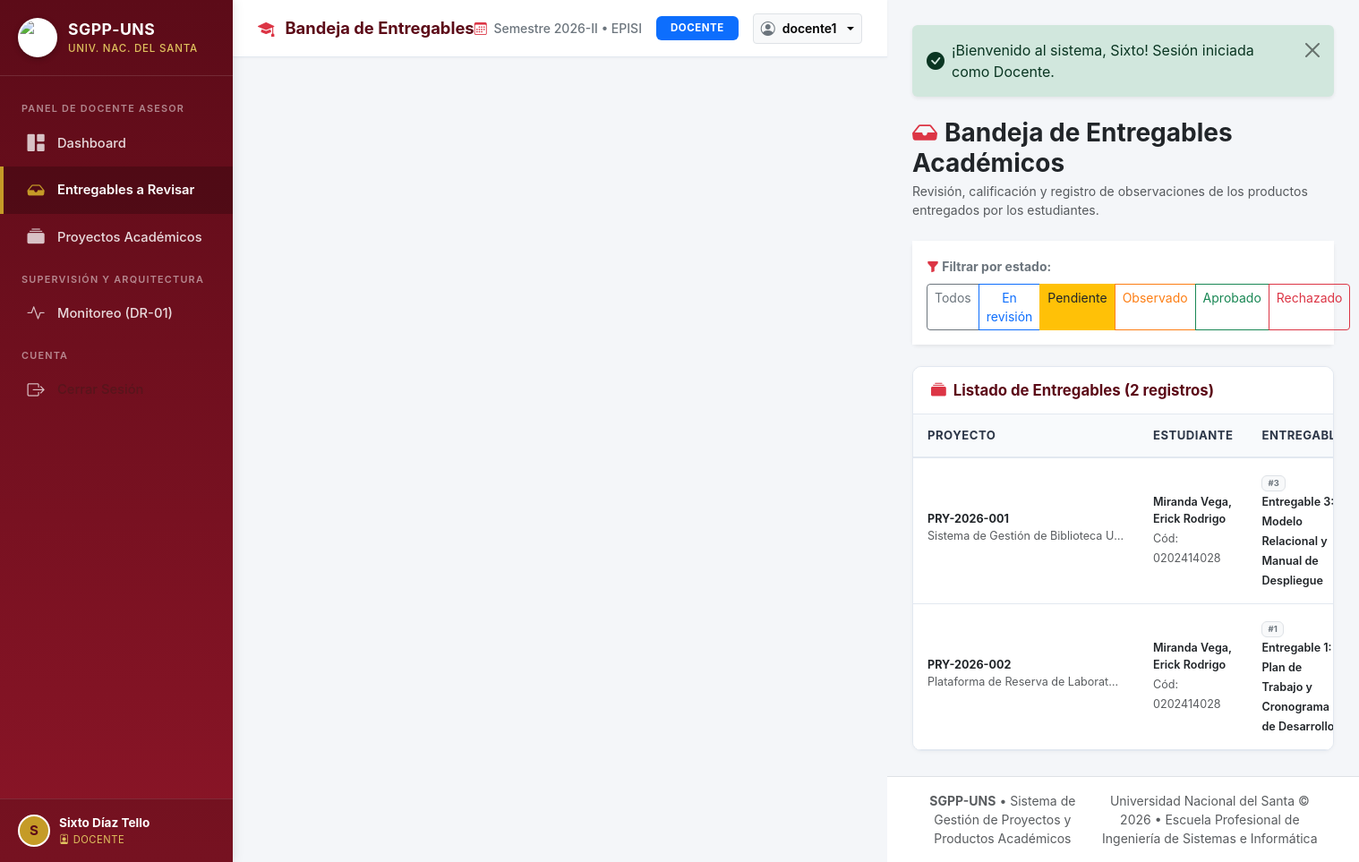
The app's page /entregables.php?estado=Pendiente (signed in) with its own data.
### tables this page shows
CREATE TABLE `entregables` (
    `id` INT AUTO_INCREMENT PRIMARY KEY,
    `proyecto_id` INT NOT NULL,
    `titulo` VARCHAR(200) NOT NULL,
    `descripcion` TEXT NULL,
    `numero_entregable` INT NOT NULL DEFAULT 1,
    `fecha_entrega` DATETIME DEFAULT CURRENT_TIMESTAMP,
    `estado` ENUM('Pendiente', 'En revisión', 'Observado', 'Aprobado', 'Rechazado') NOT NULL DEFAULT 'Pendiente',
    `docente_revisor_id` INT NULL,
    `fecha_revision` DATETIME NULL,
    `created_at` DATETIME DEFAULT CURRENT_TIMESTAMP,
    CONSTRAINT `fk_entregables_proyecto` FOREIGN KEY (`proyecto_id`) REFERENCES `proyectos` (`id`) ON DELETE CASCADE ON UPDATE CASCADE,
    CONSTRAINT `fk_entregables_docente` FOREIGN KEY (`docente_revisor_id`) REFERENCES `usuarios` (`id`) ON DELETE SET NULL ON UPDATE CASCADE
);

CREATE TABLE `proyectos` (
    `id` INT AUTO_INCREMENT PRIMARY KEY,
    `codigo_proyecto` VARCHAR(30) NOT NULL UNIQUE,
    `titulo` VARCHAR(255) NOT NULL,
    `descripcion` TEXT NOT NULL,
    `estudiante_id` INT NOT NULL,
    `linea_investigacion` VARCHAR(150) DEFAULT 'Sistemas de Información y Gestión del Conocimiento',
    `fecha_inicio` DATE NOT NULL,
    `fecha_fin_prevista` DATE NOT NULL,
    `estado` ENUM('Pendiente', 'En revisión', 'Observado', 'Aprobado', 'Rechazado') NOT NULL DEFAULT 'Pendiente',
    `created_at` DATETIME DEFAULT CURRENT_TIMESTAMP,
    `updated_at` DATETIME DEFAULT CURRENT_TIMESTAMP ON UPDATE CURRENT_TIMESTAMP,
    CONSTRAINT `fk_proyectos_estudiante` FOREIGN KEY (`estudiante_id`) REFERENCES `usuarios` (`id`) ON DELETE CASCADE ON UPDATE CASCADE
);

CREATE TABLE `usuarios` (
    `id` INT AUTO_INCREMENT PRIMARY KEY,
    `rol_id` INT NOT NULL,
    `usuario` VARCHAR(50) NOT NULL UNIQUE,
    `password` VARCHAR(255) NOT NULL,
    `nombres` VARCHAR(100) NOT NULL,
    `apellidos` VARCHAR(100) NOT NULL,
    `email` VARCHAR(150) NOT NULL UNIQUE,
    `codigo_universitario` VARCHAR(20) NULL,
    `escuela` VARCHAR(150) DEFAULT 'Ingeniería de Sistemas e Informática',
    `facultad` VARCHAR(150) DEFAULT 'Facultad de Ingeniería',
    `activo` TINYINT(1) DEFAULT 1,
    `created_at` DATETIME DEFAULT CURRENT_TIMESTAMP,
    CONSTRAINT `fk_usuarios_roles` FOREIGN KEY (`rol_id`) REFERENCES `roles` (`id`) ON UPDATE CASCADE
);

### models/Entregable.php (called while the page is built, shortened)
<?php
class Entregable {
    public static function obtenerParaDocente(?string $filtro_estado = null): array {
        try {
            $pdo = Database::getConnection();
            $sql = "SELECT e.*,
                           p.titulo AS proyecto_titulo,
                           p.codigo_proyecto,
                           u.nombres AS estudiante_nombres,
                           u.apellidos AS estudiante_apellidos,
                           u.codigo_universitario,
                           COUNT(a.id) AS total_archivos
                    FROM entregables e
                    INNER JOIN proyectos p ON e.proyecto_id = p.id
                    INNER JOIN usuarios u ON p.estudiante_id = u.id
                    LEFT JOIN archivos a ON e.id = a.entregable_id
                    WHERE 1=1 ";
            $params = [];
            if (!empty($filtro_estado)) {
                $sql .= " AND e.estado = :estado";
                $params[':estado'] = $filtro_estado;
            }
            $sql .= " GROUP BY e.id ORDER BY FIELD(e.estado, 'En revisión', 'Pendiente', 'Observado', 'Aprobado', 'Rechazado'), e.fecha_entrega DESC";
            $stmt = $pdo->prepare($sql);
            $stmt->execute($params);
            return $stmt->fetchAll();
        } catch (Exception $e) {
            error_log("Error cargando entregables para docente: " . $e->getMessage());
            return [];
        }
    }
}

### entregables.php (the view, shortened to what this page needs)
<?php
require_once __DIR__ . '/models/Entregable.php';
$filtroEstado = $_GET['estado'] ?? null;
$entregables = Entregable::obtenerParaDocente($filtroEstado);
include __DIR__ . '/includes/header.php';
include __DIR__ . '/includes/sidebar.php';
include __DIR__ . '/includes/navbar.php';
?>
<div class="d-flex flex-column flex-md-row align-items-md-center justify-content-between gap-3 mb-4">
    <div>
        <h3 class="fw-bold mb-1 text-dark">
            <i class="bi bi-inbox-fill text-danger me-2"></i>Bandeja de Entregables Académicos
        </h3>
        <p class="text-muted small mb-0">
            Revisión, calificación y registro de observaciones de los productos entregados por los estudiantes.
        </p>
    </div>
</div>
<div class="card border-0 shadow-sm mb-4">
    <div class="card-body p-3 bg-white">
        <form method="GET" action="entregables.php" class="row g-2 align-items-center">
            <div class="col-auto">
                <span class="small fw-bold text-secondary me-2"><i class="bi bi-funnel-fill text-danger"></i> Filtrar por estado:</span>
            </div>
            <div class="col-auto">
                <div class="btn-group btn-group-sm" role="group">
                    <a href="entregables.php" class="btn <?= empty($filtroEstado) ? 'btn-uns-primary' : 'btn-outline-secondary' ?>">Todos</a>
                    <a href="entregables.php?estado=En revisión" class="btn <?= $filtroEstado === 'En revisión' ? 'btn-primary' : 'btn-outline-primary' ?>">En revisión</a>
                    <a href="entregables.php?estado=Pendiente" class="btn <?= $filtroEstado === 'Pendiente' ? 'btn-warning text-dark' : 'btn-outline-warning' ?>">Pendiente</a>
                    <a href="entregables.php?estado=Observado" class="btn <?= $filtroEstado === 'Observado' ? 'btn-warning' : 'btn-outline-warning' ?>" style="background-color: <?= $filtroEstado === 'Observado' ? '#fd7e14' : 'transparent' ?>; color: <?= $filtroEstado === 'Observado' ? '#fff' : '#fd7e14' ?>; border-color: #fd7e14;">Observado</a>
                    <a href="entregables.php?estado=Aprobado" class="btn <?= $filtroEstado === 'Aprobado' ? 'btn-success' : 'btn-outline-success' ?>">Aprobado</a>
                    <a href="entregables.php?estado=Rechazado" class="btn <?= $filtroEstado === 'Rechazado' ? 'btn-danger' : 'btn-outline-danger' ?>">Rechazado</a>
                </div>
            </div>
        </form>
    </div>
</div>
<div class="uns-card">
    <div class="uns-card-header">
        <h5 class="uns-card-title">
            <i class="bi bi-collection-fill text-danger"></i> Listado de Entregables (<?= count($entregables) ?> registros)
        </h5>
    </div>
    <div class="uns-card-body p-0">
        <?php if (empty($entregables)): ?>
            <div class="text-center py-5 text-muted">
                <i class="bi bi-inbox fs-1 d-block mb-2 text-secondary opacity-50"></i>
                <p class="mb-0">No se encontraron entregables con el criterio seleccionado.</p>
            </div>
        <?php else: ?>
            <div class="table-responsive">
                <table class="table uns-table mb-0">
                    <thead>
                        <tr>
                            <th>Proyecto</th>
                            <th>Estudiante</th>
                            <th>Entregable</th>
                        </tr>
                    </thead>
                    <tbody>
                        <?php foreach ($entregables as $e): ?>
                        <tr>
                            <td>
                                <strong class="small d-block text-dark"><?= htmlspecialchars($e['codigo_proyecto']) ?></strong>
                                <span class="small text-muted text-truncate d-inline-block" style="max-width: 220px;">
                                    <?= htmlspecialchars($e['proyecto_titulo']) ?>
                                </span>
                            </td>
                            <td>
                                <div class="fw-semibold small text-dark">
                                    <?= htmlspecialchars($e['estudiante_apellidos'] . ', ' . $e['estudiante_nombres']) ?>
                                </div>
                                <small class="text-muted">Cód: <?= htmlspecialchars($e['codigo_universitario'] ?? '-') ?></small>
                            </td>
                            <td>
                                <span class="small fw-semibold text-dark">
                                    <span class="badge bg-light text-secondary border me-1">#<?= (int)$e['numero_entregable'] ?></span>
                                    <?= htmlspecialchars($e['titulo']) ?>
                                </span>
                            </td>
                        </tr>
                        <?php endforeach; ?>
                    </tbody>
                </table>
            </div>
        <?php endif; ?>
    </div>
</div>
<?php
include __DIR__ . '/includes/footer.php';
?>

### assets/css/uns-theme.css (style rules this page uses)
:root { --uns-red: #8B1527; --uns-red-dark: #5C0B18; --uns-red-light: #A52237; --uns-gold: #C59B27; --uns-gold-light: #DFC05E; --uns-gold-dark: #997415; --uns-bg: #F4F6F9; --uns-surface: #FFFFFF; --uns-text: #2D3748; --uns-text-muted: #718096; --uns-border: #E2E8F0; --uns-sidebar-width: 260px; }
body { font-family: -apple-system, BlinkMacSystemFont, "Segoe UI", Roboto, "Helvetica Neue", Arial, sans-serif; background-color: var(--uns-bg); color: var(--uns-text); min-height: 100vh; margin: 0; display: flex; flex-direction: column; }
.uns-card { background: var(--uns-surface); border: 1px solid var(--uns-border); border-radius: 10px; box-shadow: 0 1px 4px rgba(0, 0, 0, 0.04); transition: transform 0.2s ease, box-shadow 0.2s ease; overflow: hidden; }
.uns-card-header { padding: 1rem 1.25rem; border-bottom: 1px solid var(--uns-border); background: #FFFFFF; display: flex; align-items: center; justify-content: space-between; }
.uns-card-title { font-size: 1.05rem; font-weight: 700; color: var(--uns-red-dark); margin: 0; display: flex; align-items: center; gap: 8px; }
.uns-card-body { padding: 1.25rem; }
.uns-table thead th { background-color: #F8FAFC; color: var(--uns-text); font-weight: 700; font-size: 0.82rem; text-transform: uppercase; letter-spacing: 0.5px; border-bottom: 2px solid var(--uns-border); padding: 0.85rem 1rem; }
.uns-table tbody td { padding: 0.95rem 1rem; vertical-align: middle; border-bottom: 1px solid var(--uns-border); font-size: 0.9rem; }

### records on screen
entregables: proyecto.codigo_proyecto "PRY-2026-001", proyecto.titulo "Sistema de Gestión de Biblioteca U…", usuarios.apellidos+nombres "Miranda Vega, Erick Rodrigo", usuarios.codigo_universitario "0202414028", numero_entregable "3", titulo "Entregable 3: Modelo Relacional y Manual de Despliegue"
entregables: proyecto.codigo_proyecto "PRY-2026-002", proyecto.titulo "Plataforma de Reserva de Laborat…", usuarios.apellidos+nombres "Miranda Vega, Erick Rodrigo", usuarios.codigo_universitario "0202414028", numero_entregable "1", titulo "Entregable 1: Plan de Trabajo y Cronograma de Desarrollo"

### other values on screen
substr($_SESSION['usuario_nombres'] ?? 'U', 0, 1) "S"
$_SESSION['usuario_nombre_completo'] "Sixto Díaz Tello"
obtenerRolActual() "DOCENTE"
$pageTitle "Bandeja de Entregables"
$rol "DOCENTE"
$_SESSION['usuario_login'] "docente1"
$msgSuccess "¡Bienvenido al sistema, Sixto! Sesión iniciada como Docente."
count($entregables) "2"
